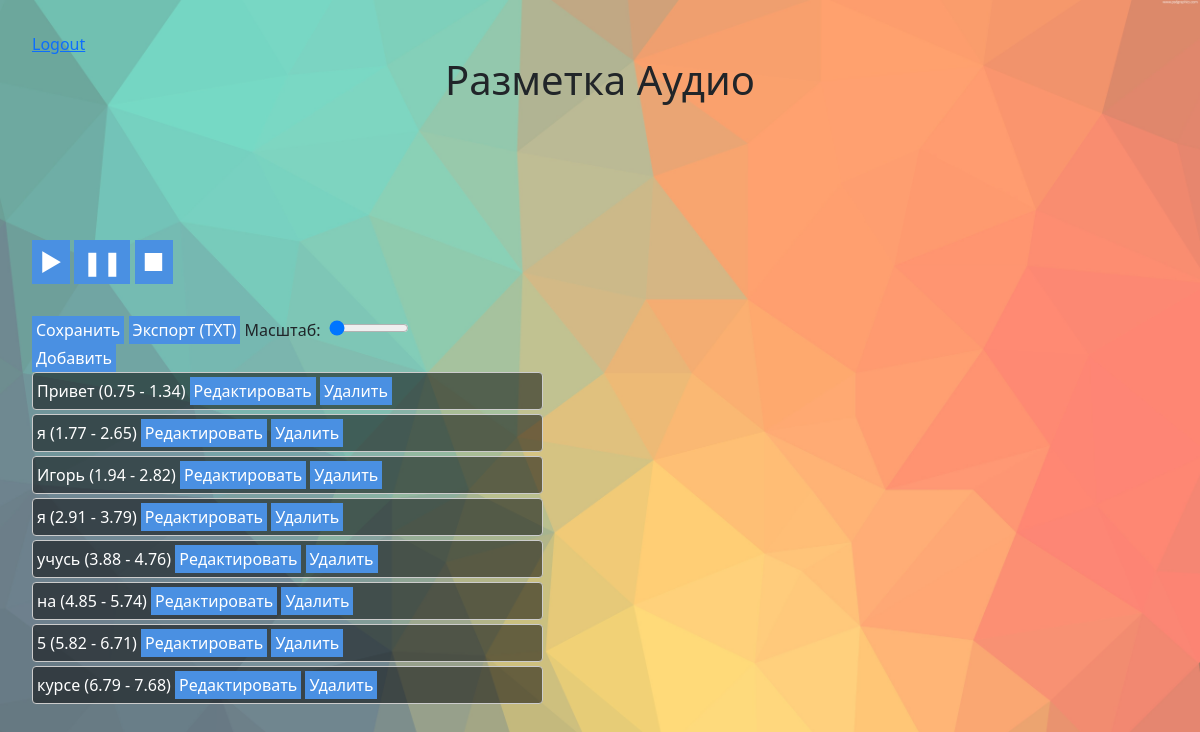
Screenshot of /word_timing/28/ (signed in) with the database file from the repository.
### my_app/models.py (models this page shows, shortened)
class WordTiming(models.Model):
    transcription = models.ForeignKey(Transcription, on_delete=models.CASCADE)
    start_time = models.FloatField()
    end_time = models.FloatField()
    word = models.CharField(max_length=100)

### my_app/views.py (the view)
# urls.py: path('word_timing/<int:pk>/', views.word_timing, name='word_timing'),
@login_required
def word_timing(request, pk):
    transcription = Transcription.objects.get(id=pk)
    if request.method == 'POST':
        form = WordTimingForm(request.POST, request.FILES)
        if form.is_valid():
            if request.FILES.get('word_timing_file'):
                word_timing_file = request.FILES['word_timing_file']
                word_timing_file.open(mode='rt')
                content = word_timing_file.read().decode('utf-8')
                for line in content.splitlines():
                    start_time, end_time, word = line.strip().split('\t')
                    WordTiming.objects.create(
                        transcription=transcription,
                        start_time=float(start_time),
                        end_time=float(end_time),
                        word=word
                    )
            else:
                word_timing = form.save(commit=False)
                word_timing.transcription = transcription
                word_timing.save()
            return redirect('my_app:word_timing', pk=transcription.id)
    else:
        form = WordTimingForm()
    word_timings = WordTiming.objects.filter(transcription=transcription)
    context = {
        'form': form,
        'word_timings': word_timings,
        'transcription_id': transcription.id,
        'audio_file_url': transcription.audio_file.url,  # Add this line
        'MEDIA_URL': settings.MEDIA_URL,
    }
    return render(request, 'my_app/word_timing.html', context)

### my_app/forms.py
class WordTimingForm(forms.ModelForm):
    class Meta:
        model = WordTiming
        fields = ('word', 'start_time', 'end_time', 'word_timing_file')
        labels = {
            'word': 'Слово',
            'start_time': 'Начало диапазона',
            'end_time': 'Конец диапазона',
            'word_timing_file': 'Файл тайминга слов (.txt)'
        }
    word_timing_file = forms.FileField(required=False, validators=[validate_txt_file])

### my_app/templates/my_app/word_timing.html (shortened to what this page needs)
{% extends "base.html" %}
{% block content %}
  <h1>Разметка Аудио</h1>
  <div id="waveform"></div>
  <div id="word-timing-controls">
    <button id="play-btn">&#9658;</button>
    <button id="pause-btn">&#10074;&#10074;</button>
    <button id="stop-btn">&#9632;</button>
  </div>
  <div>
    <button id="submit">Сохранить</button>
    <button id="export-btn" onclick="location.href='{% url 'my_app:export_txt' transcription_id %}'">Экспорт (TXT)</button>
    <label for="zoom-slider">Масштаб:</label>
    <input type="range" id="zoom-slider" min="1" max="100" value="1">
  </div>
  <button id="toggle-add-form">Добавить</button>
  <div class="word-timings-container">
    <div class="word-timings">
      {% for word_timing in word_timings %}
      <div class="word-timing" data-id="{{ word_timing.id }}">
        <span>
          {{ word_timing.word }} ({{ word_timing.start_time|floatformat:2 }} - {{ word_timing.end_time|floatformat:2 }})
        </span>
        <button class="toggle-edit-btn">Редактировать</button>
        <button class="delete-btn" data-word-timing-id="{{ word_timing.id }}">Удалить</button>
      </div>
      {% endfor %}
    </div>
  </div>
{% endblock %}

### my_app/static/css/styles.css (style rules this page uses)
body { font-family: "Roboto", sans-serif; font-size: 16px; line-height: 1.5; padding: 32px; background-image: url('background.jpg'); background-size: cover; background-repeat: no-repeat; background-attachment: fixed; }
body::before { content: ""; background-color: rgba(255, 255, 255, 0.7); position: absolute; top: 0; right: 0; bottom: 0; left: 0; opacity: 0.5; z-index: -1; }
h1 { font-size: 36px; font-weight: 700; text-align: center; margin-bottom: 32px; }
.word-timing { border: 1px solid #ccc; border-radius: 4px; padding: 4px; margin-bottom: 4px; background-color: rgba(0, 0, 0, 0.5); color: #fff; max-width: 45%; }
#word-timing-controls { margin-bottom: 32px; }
button { font-size: 12px; font-weight: 400; border: none; border-radius: 4px; padding: 2px 4px; cursor: pointer; background-color: #4a90e2; color: #fff; margin-right: 8px; margin-bottom: 8px; }
label { display: inline-block; width: 80px; }
input { width: 80px; margin-right: 8px; }
.word-timings-container { max-height: 500px; overflow-y: auto; }
#play-btn, #pause-btn, #stop-btn { font-size: 24px; padding: 4px 8px; }

### rows the page displays
WordTiming: word "Привет", start_time "0.75", end_time "1.34"
WordTiming: word "я", start_time "1.77", end_time "2.65"
WordTiming: word "Игорь", start_time "1.94", end_time "2.82"
WordTiming: word "я", start_time "2.91", end_time "3.79"
WordTiming: word "учусь", start_time "3.88", end_time "4.76"
WordTiming: word "на", start_time "4.85", end_time "5.74"
WordTiming: word "5", start_time "5.82", end_time "6.71"
WordTiming: word "курсе", start_time "6.79", end_time "7.68"
